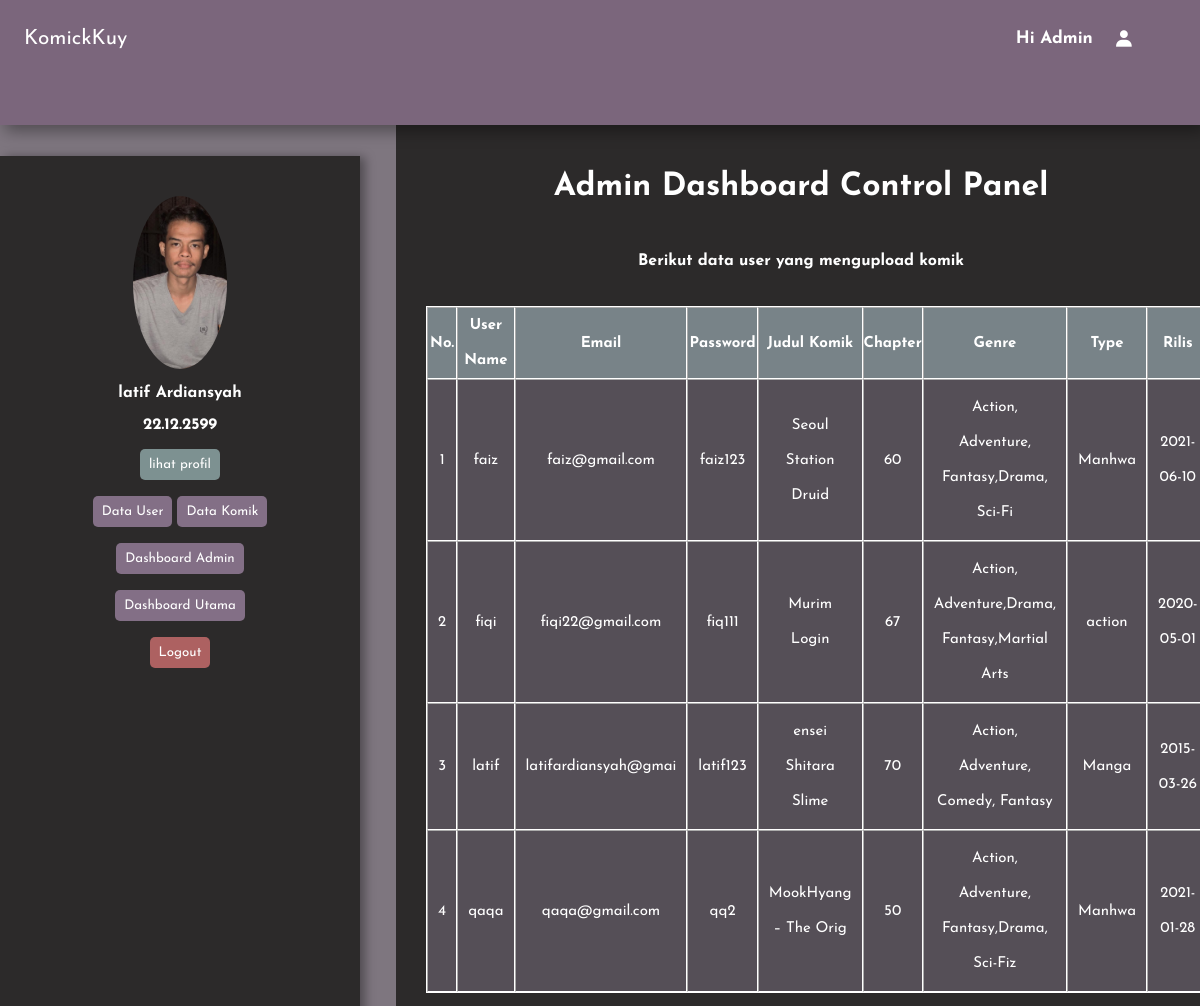
The app's page /dashboardAdmin/index.php with its own data.
### tables this page shows
CREATE TABLE `komik` (
  `idkomik` int(10) NOT NULL,
  `publish_oleh` varchar(20) NOT NULL,
  `jenis_kelamin` varchar(7) NOT NULL,
  `judulkomik` varchar(20) NOT NULL,
  `Chapter` int(11) NOT NULL,
  `kodeuser` int(10) NOT NULL,
  `genre` varchar(50) NOT NULL,
  `type` varchar(20) NOT NULL,
  `dirilis` date NOT NULL,
  `filekomik` varchar(50) NOT NULL
);

CREATE TABLE `user_admin` (
  `kodeuser` int(10) NOT NULL,
  `nama` varchar(20) NOT NULL,
  `username` varchar(20) NOT NULL,
  `email` varchar(20) NOT NULL,
  `password` varchar(20) NOT NULL,
  `role` tinyint(4) NOT NULL
);

### dashboardAdmin/index.php (the view, shortened to what this page needs)
<!DOCTYPE html>
<html lang="en">
<head>
    <link href='https://unpkg.com/boxicons@2.1.4/css/boxicons.min.css' rel='stylesheet'>
</head>
<body>
    <header>
        <nav>
           <a href="index.php">KomickKuy</a>
            <ul id="menu-list" class="hidden">
                <li><h5>Hi Admin</h5></li>
                <i class='bx bxs-user'></i>
            </ul>
        </nav>
    </header>
    <div class="con">
        <div class="admin">
            <img src="img/IMG-20210520-WA0013.jpg" alt="">
            <h4>latif Ardiansyah</h4>
            <h4>22.12.2599</h4>
            <div class="button" >
                <a href="profiladmin.php"><button id="profil">lihat profil</button></a>
            </div>
            <div class="button" >
                <a href="../data/datauser.php"><button>Data User</button></a>
                <a href="..//data/datakomik.php"><button>Data Komik</button></a>
            </div>
            <a href="index.php" class="button" id="dash"><button>Dashboard Admin</button></a>
            <a href="../data/dashUtama.php" class="button" ><button>Dashboard Utama</button></a>
            <a href="logout.php" class="logout" ><button>Logout</button></a>
        </div>
        <div class="tabel">
            <h1>Admin Dashboard Control Panel</h1>
            <h4 class="datauser">Berikut data user yang mengupload komik</h4>
            <table id="tabeluser" width="720" border="1" cellpadding="5" cellspacing="0">
    <tr>
        <th width="30"> No. </th>
        <th width="30"> User Name</th>
        <th width="30"> Email </th>
        <th width="30"> Password</th>
        <th width="30"> Judul Komik</th>
        <th width="30"> Chapter</th>
        <th width="30"> Genre</th>
        <th width="30"> Type</th>
        <th width="30"> Rilis</th>
    </tr>
    <?php
    include "../data/dataBaseKomicKuy.php";
    $sql = "SELECT u.`kodeuser`, u.`nama`, u.`username`, u.`email`,
                    u.`password`, k.`judulkomik`, k.`Chapter`, k.`genre`, k.`type`, k.`dirilis`
            FROM user_admin u
            INNER JOIN komik k ON u.`username` = k.`publish_oleh`
            ORDER BY u.username";
    $hasil = mysqli_query($connect, $sql);
    $no = 1;
    while ($data = mysqli_fetch_array($hasil)) {
    ?>
        <tr>
            <td><?php echo $no; ?></td>
            <td><?php echo $data['username']; ?></td>
            <td><?php echo $data['email']; ?></td>
            <td><?php echo $data['password']; ?></td>
            <td><?php echo $data['judulkomik']; ?></td>
            <td><?php echo $data['Chapter']; ?></td>
            <td><?php echo $data['genre']; ?></td>
            <td><?php echo $data['type']; ?></td>
            <td><?php echo $data['dirilis']; ?></td>
        </tr>
    <?php
        $no++;
    }
    echo "</table>";
    ?>
        </div>
    </div>
</body>
</html>

### dashboardAdmin/index.php (style rules this page uses)
* { padding: 0; margin: 0; font-family: 'Josefin Sans', sans-serif; }
body { background-color: rgba(65, 53, 66, 0.676); overflow-x: hidden; }
header { position: fixed; width: 100%; height: 15.6vh; background-color: rgb(123, 102, 124); line-height: 30px; box-shadow: 5px 6px 15px rgba(0, 0, 0, 0.37); z-index: 1; }
nav { display: flex; padding: 1.5em; justify-content: space-between; align-items: center; }
nav ul { display: flex; align-items: center; gap: 1em; list-style: none; font-size: 1.3em; position: relative; right: 2em; }
nav a { color: white; text-decoration: none; font-size: 1.3em; }
nav ul li h5 { text-decoration: none; color: rgb(255, 255, 255); }
nav ul i { color: white; }
.con { display: flex; justify-content: center; align-items: center; height: 100vh; gap: 30px; }
.con .admin { display: flex; flex-direction: column; background-color: rgb(44, 42, 42); width: 30%; height: 86%; top: 15.5%; position: fixed; right: 70%; align-items: center; gap: 1em; box-shadow: 5px 1px 10px rgba(0, 0, 0, 0.37); }
.con .admin img { width: 26%; height: 20%; object-fit: cover; border-radius: 100%; margin-top: 2.5em; }
.con .admin h4 { color: white; }
.con .admin .button button { background-color: rgb(131, 111, 134); color: white; padding: 9px; border: none; border-radius: 5px; cursor: pointer; transition: transform 1s, 1s; }
.con .admin .button #profil { background-color: rgb(125, 145, 145); }
.con .admin .logout button { background-color: rgb(173, 97, 97); border: none; padding: 9px; border-radius: 5px; color: white; cursor: pointer; transition: transform 1s, 1s; }
.con .tabel { background-color:rgb(44, 42, 42) ; width: 65%; position: absolute; left: 33%; z-index: 0; top: 10.5%; color: white; padding: 15px; height: fit-content; }
.con .tabel h1, .datauser { text-align: center; margin-top: 50px; }
.con .tabel table { width: 96%; text-align: center; line-height: 35px; margin-left: 1em; margin-top: 2.5em; border: 1px solid white; font-size: 15px; }
.con .tabel table tr { background-color: rgb(120, 131, 136); }
.con .tabel table tr td { padding: 10px; background-color: rgb(85, 79, 87); }

### records on screen
komik: kodeuser.username "faiz", kodeuser.email "faiz@gmail.com", kodeuser.password "faiz123", judulkomik "Seoul Station Druid", Chapter "60", genre "Action, Adventure, Fantasy,Drama, Sci-Fi", type "Manhwa", dirilis "2021-06-10"
komik: kodeuser.username "fiqi", kodeuser.email "fiqi22@gmail.com", kodeuser.password "fiq111", judulkomik "Murim Login", Chapter "67", genre "Action, Adventure,Drama, Fantasy,Martial Arts", type "action", dirilis "2020-05-01"
komik: kodeuser.username "latif", kodeuser.email "latifardiansyah@gmai", kodeuser.password "latif123", judulkomik "ensei Shitara Slime", Chapter "70", genre "Action, Adventure, Comedy, Fantasy", type "Manga", dirilis "2015-03-26"
komik: kodeuser.username "qaqa", kodeuser.email "qaqa@gmail.com", kodeuser.password "qq2", judulkomik "MookHyang – The Orig", Chapter "50", genre "Action, Adventure, Fantasy,Drama, Sci-Fiz", type "Manhwa", dirilis "2021-01-28"
